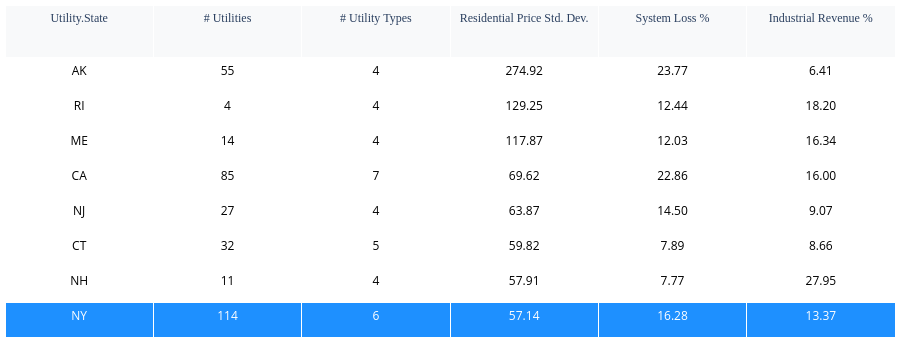

The cell this chart's notebook holds for it:
### Code cell
state_variance = data_util.get_state_variance(data_util.prepare_data(df))

top_variance_table = plot_util.get_state_variance_table(state_variance)
top_variance_table.show()

### Figure 1 — Plotly figure (JSON) as saved in the notebook; plotly's stock layout.template omitted (floating-point values rounded to 4 significant figures)
{"data": [{"cells": {"align": "center", "fill": {"color": [["white", "white", "white", "white", "white", "white", "white", "dodgerblue", "white", "white"]]}, "font": {"color": [["black", "black", "black", "black", "black", "black", "black", "white", "black", "black"]], "size": 12}, "format": [null, null, null, ".2f", ".2f", ".2f"], "height": 35, "values": [["AK", "RI", "ME", "CA", "NJ", "CT", "NH", "NY", "MA", "AZ"], [55, 4, 14, 85, 27, 32, 11, 114, 50, 44], [4, 4, 4, 7, 4, 5, 4, 6, 4, 7], [274.9, 129.3, 117.9, 69.62, 63.87, 59.82, 57.91, 57.14, 54.7, 49.2], [23.77, 12.44, 12.03, 22.86, 14.5, 7.894, 7.774, 16.28, 24.96, 18.45], [6.408, 18.2, 16.34, 16.0, 9.067, 8.661, 27.95, 13.37, 21.7, 29.42]]}, "header": {"align": "center", "fill": {"color": "#f8f9fa"}, "font": {"family": "Arial Black", "size": 12}, "height": 52.5, "values": ["Utility.State", "# Utilities", "# Utility Types", "Residential Price Std. Dev.", "System Loss %", "Industrial Revenue %"]}, "type": "table"}], "layout": {"autosize": false, "height": 350, "margin": {"b": 5, "l": 5, "r": 5, "t": 5}}}
